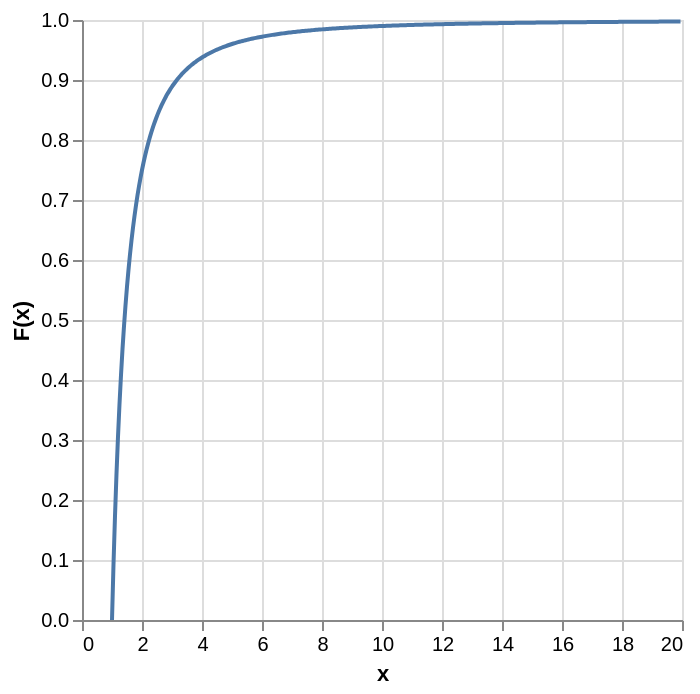

Write the Vega-Lite specification saved for this chart.
### Vega-Lite specification from a JSON file in a GitHub repository (floating-point values rounded to 4 significant figures)
{"$schema": "https://vega.github.io/schema/vega-lite/v5.json", "description": "CDF of a Pareto distribution", "width": "container", "height": "container", "data": {"sequence": {"start": 1, "stop": 20, "step": 0.05}}, "transform": [{"calculate": "1 - pow(1 / datum.data, 2)", "as": "cdf"}], "mark": {"type": "line", "interpolate": "monotone", "strokeWidth": 2, "tooltip": true}, "encoding": {"x": {"field": "data", "type": "quantitative", "title": "x", "scale": {"zero": false}}, "y": {"field": "cdf", "type": "quantitative", "title": "F(x)", "scale": {"domain": [0, 1]}}}}
